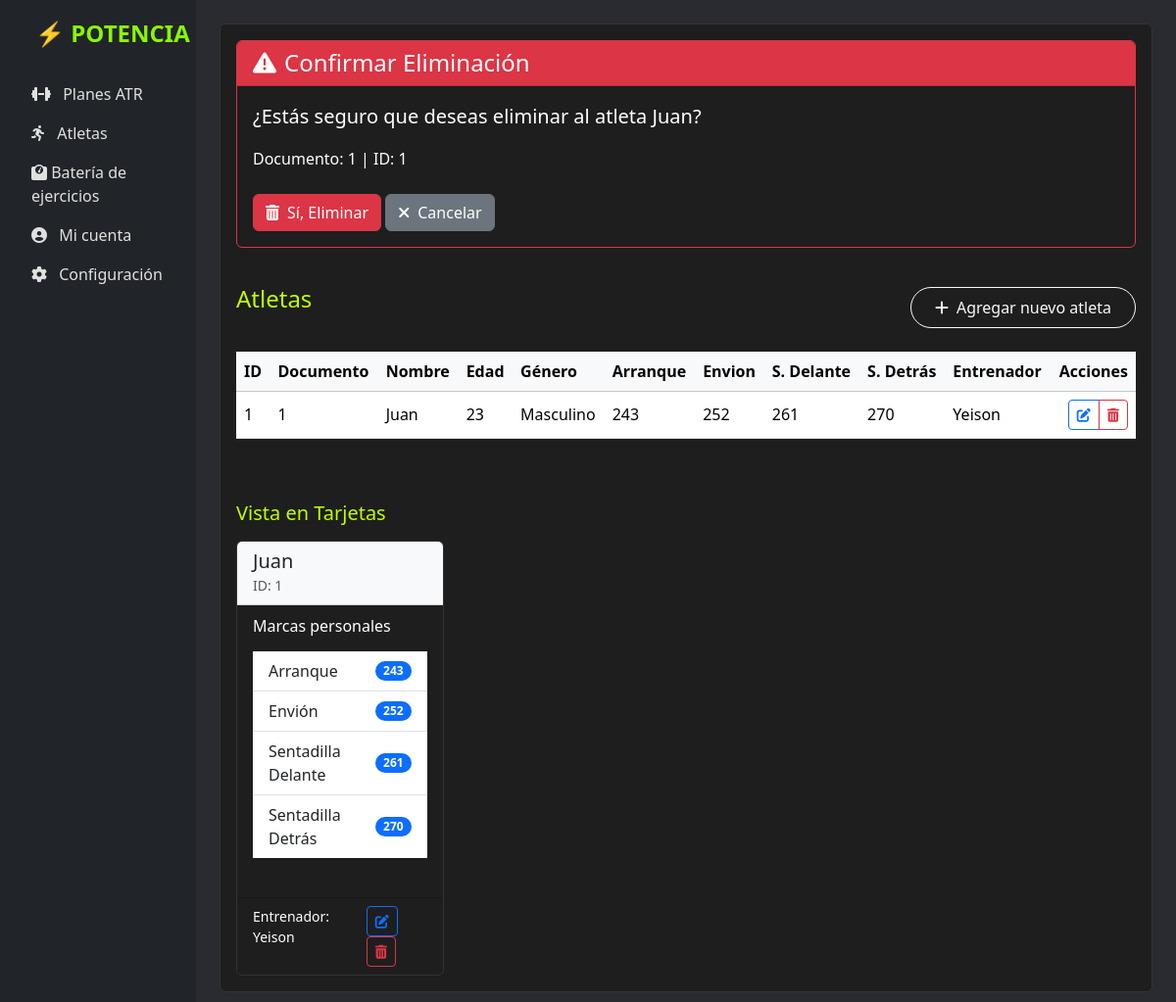
Screenshot of /atletas/eliminar/1/ (signed in) with the database file from the repository.
### potencia/models.py (models this page shows, shortened)
class Atletas(models.Model):
    id = models.AutoField(primary_key=True)
    documento = models.CharField(unique=True, max_length=100)
    nombre = models.CharField(max_length=100)
    edad = models.PositiveSmallIntegerField()
    generos_lista = [("Masculino", "Masculino"), ("Femenino", "Femenino")]
    genero = models.CharField(max_length=10, choices=generos_lista)
    arranque = models.CharField(max_length=3)
    envion = models.CharField(max_length=3)
    sentadilla_delante = models.CharField(max_length=3)
    sentadilla_detras = models.CharField(max_length=3)
    entrenador = models.ForeignKey(
        Entrenadores,
        on_delete=models.SET_NULL,
        null=True,
        blank=True,
        related_name='atletas'
    )

class Entrenadores(models.Model):
    user = models.OneToOneField(User, on_delete=models.CASCADE)
    nombre = models.CharField(max_length=101)
    edad = models.PositiveSmallIntegerField()
    generos_lista = [("Masculino", "Masculino"), ("Femenino", "Femenino")]
    genero = models.CharField(max_length=10, choices=generos_lista)

### potencia/views.py (the view)
# urls.py: path('atletas/eliminar/<int:pk>/', views.eliminar_atleta, name='eliminar_atleta'),
@login_required
def eliminar_atleta(request, pk):
    atleta = get_object_or_404(Atletas, pk=pk)
    if request.method == 'POST':
        atleta.delete()
        messages.success(request, f'Atleta {atleta.nombre} eliminado correctamente')
        return redirect('atletas')
    return render(request, 'atletas.html', {
        'atletas': Atletas.objects.all(),
        'confirmar_eliminar': True,
        'atleta_a_eliminar': atleta
    })

### potencia/templates/atletas.html (shortened to what this page needs)
{% extends "base.html" %}
{% block contenido %}
<div class="card">
    <div class="card-body">
        {% if confirmar_eliminar %}
        <div class="card mb-4 border-danger">
            <div class="card-header bg-danger text-white">
                <h4 class="card-title mb-0">
                    <i class="fas fa-exclamation-triangle me-2"></i>Confirmar Eliminación
                </h4>
            </div>
            <div class="card-body">
                <p class="lead label-color-w">¿Estás seguro que deseas eliminar al atleta <strong>{{ atleta_a_eliminar.nombre }}</strong>?</p>
                <p class="label-color-w">Documento: {{ atleta_a_eliminar.documento }} | ID: {{ atleta_a_eliminar.id }}</p>
                <form method="post" action="{% url 'eliminar_atleta' atleta_a_eliminar.id %}">
                    <div class="mt-4">
                        <button type="submit" class="btn btn-danger">
                            <i class="fas fa-trash-alt me-2"></i>Sí, Eliminar
                        </button>
                        <a href="{% url 'atletas' %}" class="btn btn-secondary">
                            <i class="fas fa-times me-2"></i>Cancelar
                        </a>
                    </div>
                </form>
            </div>
        </div>
        {% endif %}
        <div class="d-flex justify-content-between align-items-center mb-4">
            <h4 class="card-title mb-0 label-color-fff">Atletas</h4>
            <div class="mt-3">
                <button type="button" class="btn btn-outline-light rounded-pill px-4 py-2" data-bs-toggle="modal"
                    data-bs-target="#datosAtletaModal">
                    <i class="fas fa-plus me-2"></i>Agregar nuevo atleta
                </button>
            </div>
        </div>
        <div class="table-responsive">
            <table class="table table-hover align-middle w-100">
                <thead class="table-light">
                    <tr>
                        <th>ID</th>
                        <th>Documento</th>
                        <th>Nombre</th>
                        <th>Edad</th>
                        <th>Género</th>
                        <th>Arranque</th>
                        <th>Envion</th>
                        <th>S. Delante</th>
                        <th>S. Detrás</th>
                        <th>Entrenador</th>
                        <th class="text-end">Acciones</th>
                    </tr>
                </thead>
                <tbody>
                    {% for atleta in atletas %}
                    <tr>
                        <td>{{ atleta.id }}</td>
                        <td>{{ atleta.documento }}</td>
                        <td>{{ atleta.nombre }}</td>
                        <td>{{ atleta.edad }}</td>
                        <td>{{ atleta.genero }}</td>
                        <td>{{ atleta.arranque }}</td>
                        <td>{{ atleta.envion }}</td>
                        <td>{{ atleta.sentadilla_delante }}</td>
                        <td>{{ atleta.sentadilla_detras }}</td>
                        <td>
                            {% if atleta.entrenador %}
                                {{ atleta.entrenador.nombre }}
                            {% else %}
                                <span class="text-muted">Sin asignar</span>
                            {% endif %}
                        </td>
                        <td class="text-end">
                            <div class="btn-group" role="group">
                                <a href="{% url 'editar_atleta' atleta.id %}" class="btn btn-sm btn-outline-primary">
                                    <i class="fas fa-edit"></i>
                                </a>
                                <a href="{% url 'eliminar_atleta' atleta.id %}" class="btn btn-sm btn-outline-danger">
                                    <i class="fas fa-trash-alt"></i>
                                </a>
                            </div>
                        </td>
                    </tr>
                    {% endfor %}
                </tbody>
            </table>
        </div>
        <h5 class="mt-5 mb-3 label-color-fff">Vista en Tarjetas</h5>
        <div class="row row-cols-1 row-cols-md-2 row-cols-lg-3 row-cols-xl-4 g-4">
            {% for atleta in atletas %}
            <div class="col">
                <div class="card h-100">
                    <div class="card-header bg-light">
                        <h5 class="card-title mb-0">{{ atleta.nombre }}</h5>
                        <small class="text-muted">ID: {{ atleta.id }}</small>
                    </div>
                    <div class="card-body">
                        <h6 class="card-subtitle mb-3 label-color-w">Marcas personales</h6>
                        <ul class="list-group list-group-flush">
                            <li class="list-group-item d-flex justify-content-between align-items-center">
                                Arranque
                                <span class="badge bg-primary rounded-pill">{{ atleta.arranque }}</span>
                            </li>
                            <li class="list-group-item d-flex justify-content-between align-items-center">
                                Envión
                                <span class="badge bg-primary rounded-pill">{{ atleta.envion }}</span>
                            </li>
                            <li class="list-group-item d-flex justify-content-between align-items-center">
                                Sentadilla Delante
                                <span class="badge bg-primary rounded-pill">{{ atleta.sentadilla_delante }}</span>
                            </li>
                            <li class="list-group-item d-flex justify-content-between align-items-center">
                                Sentadilla Detrás
                                <span class="badge bg-primary rounded-pill">{{ atleta.sentadilla_detras }}</span>
                            </li>
                        </ul>
                    </div>
                    <div class="card-footer bg-transparent">
                        <div class="d-flex justify-content-between">
                            <small class="label-color-w">
                                {% if atleta.entrenador %}
                                    Entrenador: {{ atleta.entrenador.nombre }}
                                {% else %}
                                    Sin entrenador
                                {% endif %}
                            </small>
                            <div>
                                <a href="{% url 'editar_atleta' atleta.id %}" class="btn btn-sm btn-outline-primary">
                                    <i class="fas fa-edit"></i>
                                </a>
                                <a href="{% url 'eliminar_atleta' atleta.id %}" class="btn btn-sm btn-outline-danger">
                                    <i class="fas fa-trash-alt"></i>
                                </a>
                            </div>
                        </div>
                    </div>
                </div>
            </div>
            {% endfor %}
        </div>
    </div>
</div>
{% endblock %}

### potencia/static/css/style_home.css (style rules this page uses)
body { background-color: #000208d5; }
.card { background-color: #1e1e1e; border: 1px solid #333; }
.label-color-fff { color: #bfff00; }
.label-color-w { color: #fff; }

### potencia/templates/base.html (style rules this page uses)
.card { margin-bottom: 1.5rem; }

### rows the page displays
Atletas: nombre "Juan", documento "1", id "1", edad "23", genero "Masculino", arranque "243", envion "252", sentadilla_delante "261", sentadilla_detras "270", entrenador.nombre "Yeison"
